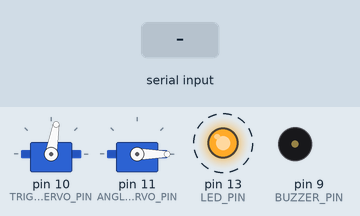
Bench run of a program on a simulated Arduino Nano, built with avr-gcc and run on an emulated ATmega328P. On the bench: 2 × servo, output pins drawn as LEDs (lit = HIGH), buzzer (waves = sounding). Dashed ring = blinking. The inputs (shaded band) are chosen by the test bench. What the program prints to the serial monitor is not drawn.

Above: at 1.2 s.
1.3 s: "90,45\n" received over Serial
At 2.35 s:
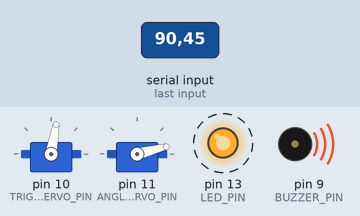
At 3.85 s:
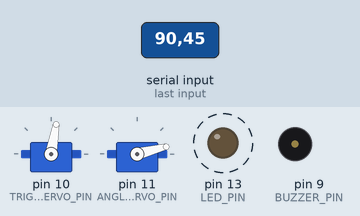
Timing chart, 0 to 10.3 s (numbered marks = the images above; inputs shaded):
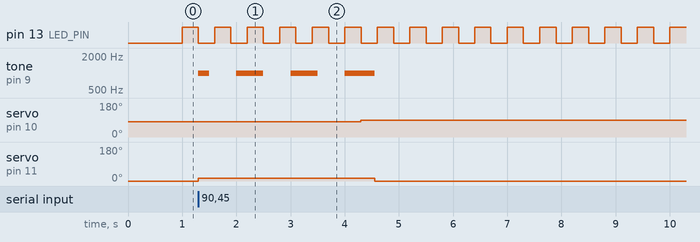

The program:

main.cpp
```cpp
#include <Arduino.h>
#include <Adafruit_MPU6050.h>
#include <Adafruit_Sensor.h>
#include <Wire.h>
#include <Servo.h>

// ================================================================
// ===                 LAUNCH ANGLE VARIABLES                   ===
// ================================================================

#define ANGLE_SERVO_PIN 11
Servo angle_servo;
constexpr short MAX_LAUNCH_ANGLE = 45;
constexpr short MIN_LAUNCH_ANGLE = 29;
constexpr short MAX_SERVO_ANGLE = 180;
constexpr short MIN_SERVO_ANGLE = 0;
int desired_launch_angle = 0.0;
int desired_servo_angle = 0.0;

// ================================================================
// ===                   ACTUATOR VARIABLES                     ===
// ================================================================

#define TRIGGER_SERVO_PIN 10
Servo trigger_servo;
constexpr int TRIGGER_CLOSED_ANGLE = 80;
constexpr int TRIGGER_OPEN_ANGLE = 90;

// ================================================================
// ===                      MPU VARIABLES                       ===
// ================================================================

Adafruit_MPU6050 mpu;
void MPU_Read();

constexpr int RECORDING_TIME = 250;
unsigned long launch_start_time = 0;
unsigned long launch_end_time = 0;

float max_angular_velocity = 0;
unsigned long last_pos_time = 0;
double actual_launch_angle = radians(225);

float max_linear_velocity = 0.f;
unsigned long last_accel_time = 0.f;

// ================================================================
// ===                       OPERATIONS                         ===
// ================================================================

constexpr unsigned int LAUNCH_DELAY = 3000;

#define LED_PIN 13
bool blinkState = false;
unsigned long toggle_time = 0;
constexpr unsigned int LED_INCREMENT = 300;

#define BUZZER_PIN 9
bool buzzer_state = false;
unsigned long buzzer_time = 0;
constexpr unsigned int BUZZER_INCREMENT = LAUNCH_DELAY / 3 / 2;

enum class State { StandBye, Angle_Adjusting, Launching, Resting } state;

// ================================================================
// ===                  FUNCTION DECLERATIONS                   ===
// ================================================================

void MPU_Setup();
void Servo_Setup();
void Operations_Setup();

void MPU_Read();
void Update_Blink();
void Update_Buzzer();
void Print_Data();

// ================================================================
// ===                          SETUP                           ===
// ================================================================

void setup() {
  Serial.begin(115200);
  while (!Serial) delay(10); // will pause until serial console opens
  Serial.println("Serial Initialized");

  MPU_Setup();
  Servo_Setup();
  Operations_Setup();

  Serial.println();
  Serial.print("Enter launch angle: ");
}

// ================================================================
// ===                           RUN                            ===
// ================================================================

void loop() {
  switch(state) {
    case State::StandBye:
      if (Serial.available() == 0) break;
      Serial.println();

      // Get user input and convert to servo angle
      // TODO: @PalmerJR Validate that the launch angle can be adjusted with user input and is accurate
      desired_launch_angle = Serial.parseInt();
      desired_servo_angle = map(desired_launch_angle, MIN_LAUNCH_ANGLE, MAX_LAUNCH_ANGLE, MIN_SERVO_ANGLE, MAX_SERVO_ANGLE);
      angle_servo.write(desired_servo_angle);

      state = State::Angle_Adjusting;

      launch_start_time = millis() + LAUNCH_DELAY;

    case State::Angle_Adjusting:
      // buzz until launch timer goes off
      if (millis() < launch_start_time) {
        Update_Buzzer();
        break;
      }

      state = State::Launching;

      // Update trigger servo
      trigger_servo.write(TRIGGER_OPEN_ANGLE);

      // Track launch time
      launch_end_time = millis() + RECORDING_TIME;
      last_accel_time = millis();
      last_pos_time = millis();

    case State::Launching:
      // Read until launch is over
      if (millis() < launch_end_time) {
        MPU_Read();
        break;
      }

      state = State::Resting;

      Print_Data();

    case State::Resting:
      noTone(BUZZER_PIN);
      angle_servo.write(MIN_SERVO_ANGLE);
  }

  Update_Blink();
}

// ================================================================
// ===                   FUNCTION DEFINITIONS                   ===
// ================================================================

void MPU_Setup() {
  if (!mpu.begin()) {
    Serial.println("Failed to find MPU6050 chip");
    while (true) delay(10);
  }

  mpu.setAccelerometerRange(MPU6050_RANGE_16_G);
  mpu.setGyroRange(MPU6050_RANGE_2000_DEG);
  mpu.setFilterBandwidth(MPU6050_BAND_260_HZ);  // TODO: we may be able to get more accurate results by adjusting this
  Serial.println("MPU Initialized");
}

void Servo_Setup() {
  trigger_servo.attach(TRIGGER_SERVO_PIN);
  trigger_servo.write(TRIGGER_CLOSED_ANGLE);

  angle_servo.attach(ANGLE_SERVO_PIN);
  angle_servo.write(MIN_SERVO_ANGLE);

  Serial.println("Servos Initialized");
}

void Operations_Setup() {
  pinMode(LED_PIN, OUTPUT);
  digitalWrite(LED_PIN, blinkState);
  toggle_time = millis() + 1000;

  pinMode(BUZZER_PIN, OUTPUT);

  state = State::StandBye;

  Serial.println("Operations Initialized");
}

void MPU_Read() {
  // Try to get data and return if failed
  sensors_event_t a, g;
  if (!mpu.getGyroSensor()->getEvent(&g))
    return;

  if(!mpu.getAccelerometerSensor()->getEvent(&a))
    return;

  const static float INITIAL_GYRO_READING = -g.gyro.y;
  const float NEW_GYRO_READING = -g.gyro.y - INITIAL_GYRO_READING;

  const static float INITIAL_ACCEL_READING = -a.acceleration.x;
  const float NEW_ACCEL_READING = -a.acceleration.x - INITIAL_ACCEL_READING;

  // Update max velocity
  if (NEW_GYRO_READING > max_angular_velocity)
    max_angular_velocity = NEW_GYRO_READING;

  const float NEW_LINEAR_VELOCITY = NEW_ACCEL_READING * (millis() - last_accel_time);

  if (NEW_LINEAR_VELOCITY > max_linear_velocity)
    max_linear_velocity = NEW_LINEAR_VELOCITY;

  // Update launch_angle
  actual_launch_angle += NEW_GYRO_READING * (millis() - last_pos_time) / 1000;

  last_accel_time = millis();

  // Print angular velocity
  Serial.print(millis());
  Serial.print(" ");
  Serial.print(NEW_GYRO_READING);
  Serial.print(" ");
  Serial.println(NEW_LINEAR_VELOCITY);
}

// Blink every second
void Update_Blink() {
  if (millis() < toggle_time) return;

  // Update LED
  blinkState = !blinkState;
  digitalWrite(LED_PIN, blinkState);

  toggle_time += LED_INCREMENT;
}

void Update_Buzzer() {
  if (millis() < buzzer_time) return;

  // Update buzzer
  buzzer_state = !buzzer_state;
  if (buzzer_state) tone(BUZZER_PIN, 1000);  // 1000Hz
  else noTone(BUZZER_PIN);

  buzzer_time += BUZZER_INCREMENT;
}

void Print_Data() {
  Serial.print("Launch Velocity (gyro): ");
  Serial.print(max_angular_velocity * 3.97);
  Serial.println("in/s");

  Serial.print("Launch Velocity (accel): ");
  Serial.print(max_linear_velocity);
  Serial.println("m/s");

  Serial.print("Launch Angle: ");
  Serial.print(degrees(actual_launch_angle));
  Serial.println("deg");
}
```

Measured:
- after the input at 1.3 s, tone on pin 9 (BUZZER_PIN): silent → 1000 Hz at once, then repeats every 1.0 s: silent 0.50 s, 1000 Hz 0.50 s, until it stays silent from 4.6 s; servo on pin 10 (TRIGGER_SERVO_PIN): 80° → 90° after 3.0 s; servo on pin 11 (ANGLE_SERVO_PIN): 0° → 14° at once, → 0° 3.3 s later
- by itself, pin 13 (LED_PIN): alternates HIGH for 0.30 s and LOW for 0.30 s
